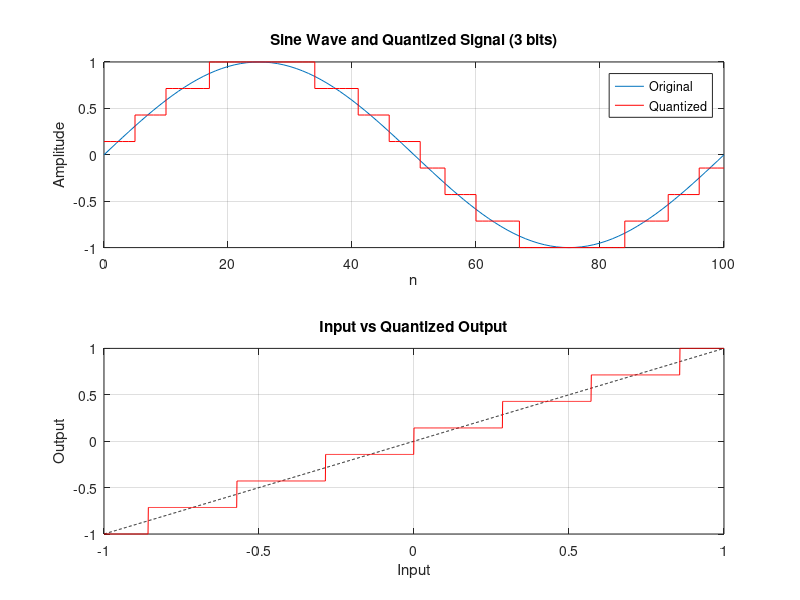

The MATLAB source for this figure:
% =========================================================
% Problem 7: Uniform Quantizer
% Implements a uniform quantizer, quantizes a sine wave and
% plots the input against the quantized output.
% =========================================================

clc;
clear;
close all;

% sampled sine wave
f = 1;
fs = 100;
n = 0:fs;
xs = sin(2*pi*f*n/fs);

% quantizer settings
b = 3;                              % number of bits
L = 2^b;                            % number of levels
xmin = -1;
xmax = 1;
delta = (xmax - xmin) / (L - 1);    % step size

% uniform quantization
idx = round((xs - xmin) / delta);   % level number (0 to L-1)
xq = xmin + idx * delta;            % quantized value

% input vs output
x_in = -1:0.001:1;
y_out = xmin + round((x_in - xmin) / delta) * delta;

figure;

subplot(2,1,1);
plot(n, xs);
hold on;
stairs(n, xq, 'r');
hold off;
title('Sine Wave and Quantized Signal (3 bits)');
xlabel('n');
ylabel('Amplitude');
legend('Original', 'Quantized');
grid on;

subplot(2,1,2);
plot(x_in, x_in, 'k--');
hold on;
plot(x_in, y_out, 'r');
hold off;
title('Input vs Quantized Output');
xlabel('Input');
ylabel('Output');
grid on;

disp(['Number of levels L = ', num2str(L)]);
disp(['Step size delta = ', num2str(delta)]);
disp('First 10 samples (row 1 = original, row 2 = quantized):');
disp([xs(1:10); xq(1:10)]);
disp('Binary codes of first 10 samples:');
disp(dec2bin(idx(1:10), b));
